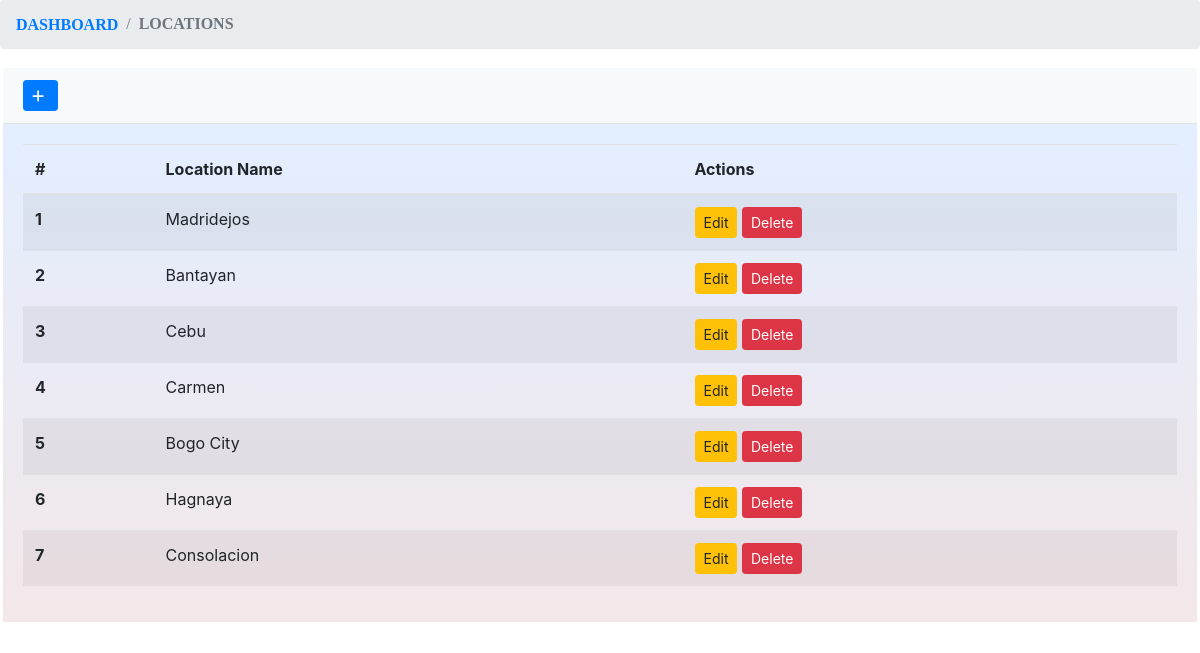
Page /admin/pages/location.php on the committed database.
### tables this page shows
CREATE TABLE `tbllocation` (
  `id` int(11) NOT NULL,
  `location_name` varchar(250) NOT NULL
);

### admin/pages/location.php (the view, shortened to what this page needs)
<!doctype html>
<html lang="en">
  <head>
    <link rel="stylesheet" href="./assets/bootstrap/css/bootstrap.min.css" />
    <link rel="stylesheet" href="https://cdnjs.cloudflare.com/ajax/libs/font-awesome/4.7.0/css/font-awesome.min.css">
    <link rel="stylesheet" href="./assets/styles.css" />
  </head>
<div>
    <nav aria-label="breadcrumb">
        <ol class="breadcrumb">
        <li class="breadcrumb-item"><a href="/ceres/admin" style="font-family: 'Times New Roman', serif;"><b>DASHBOARD</b></a></li>
            <li class="breadcrumb-item active" aria-current="page" style="font-family: 'Times New Roman', serif;"><b>LOCATIONS</b></li>
     </ol>
    </nav>
    <div class="card">
        <div class="card-header">
            <button type="button" class="btn btn-primary btn-sm" data-toggle="modal" data-target="#newLocationModal">
            <i class="fa fa-plus" >  New Location</i>
            </button>
        </div>
        <div class="card-body" style="background-image: linear-gradient(to top, #f3e7e9 0%, #e3eeff 99%, #e3eeff 100%);">
        <table id="myTable" class="table table-striped">
            <thead>
                <tr>
                    <th scope="col">#</th>
                    <th scope="col">Location Name</th>
                    <th scope="col">Actions</th>
                </tr>
            </thead>
            <tbody>
                <?php
                    $result = mysqli_query($conn,"SELECT * FROM tbllocation");
                    $i=1;
                    while($row = mysqli_fetch_array($result)) {
                ?>
                <tr id="<?php echo $row["id"]; ?>">
                    <th scope="row"><?php echo $i; ?></th>
                    <td><?php echo $row["location_name"]; ?></td>
                    <td>
                        <a href="#locationEditModal" class="btn btn-sm btn-warning locationUpdate"
                            data-id="<?php echo $row["id"]; ?>" data-location_name="<?php echo $row["location_name"]; ?>"
                            data-toggle="modal">Edit</a>
                        <a href="#locationDeleteModal" class="btn btn-sm btn-danger locationDelete"
                            data-id="<?php echo $row["id"]; ?>" data-toggle="modal">Delete</a>
                    </td>
                </tr>
                <?php
				    $i++;
				    }
				?>
            </tbody>
        </table>
        </div>
    </div>
</div>

### assets/styles.css (style rules this page uses)
:root { --blue: #1e90ff; --white: #ffffff; --radius: 0.5rem; --clr-primary: #18ffff; --clr-primary-light: #adffff; --clr-primary-dark: #091034; --clr-gray100: #f9fbff; --clr-gray150: #f4f6fb; --clr-gray200: #eef1f6; --clr-gray300: #e1e5ee; --clr-gray400: #767b91; --clr-gray500: #4f546c; --clr-gray600: #2a324b; --clr-gray700: #161d34; --clr-bg: #060b23; }
* { margin: 0; padding: 0; box-sizing: border-box; }

### admin/pages/location.php (style rules this page uses)
.card { border: 3px solid transparent; border-radius: 5px; animation: ledBorder 1.5s infinite alternate; }
.card-header { background-color: #f8f9fa; border-bottom: 1px solid #dee2e6; }
.btn-primary { background-color: #007bff; border-color: #007bff; }
.fa-plus { margin-right: 5px; }

### rows in the picture
tbllocation: location_name "Madridejos"
tbllocation: location_name "Bantayan"
tbllocation: location_name "Cebu"
tbllocation: location_name "Carmen"
tbllocation: location_name "Bogo City"
tbllocation: location_name "Hagnaya"
tbllocation: location_name "Consolacion"
